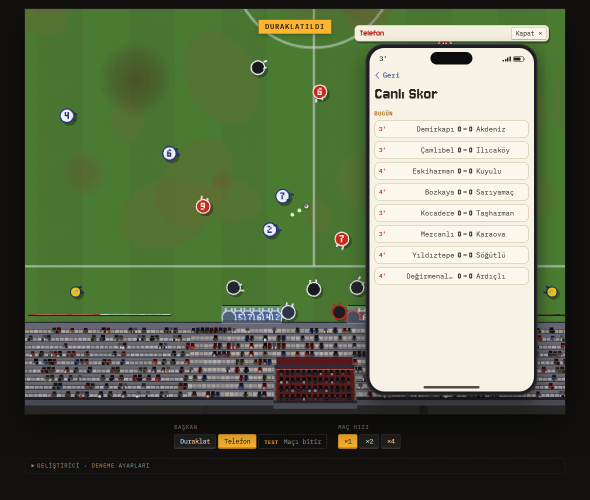
#> input picture araclar/son-f7-canliskor.png, 1180 x 1000 px (shown at 1/2 size)
$ python retro.py ../../araclar/son-f7-canliskor.png out.png out.png
#> lines starting #> are read from the running program, lines starting #| are printed output that depends on the picture
#!/usr/bin/env python3
"""retro.py — bir görüntüyü oyunun ekran ızgarasından geçirir: 960×720'ye indirir (2×2 ortalama gibi kutu süzgeç), kanal başına 5 bit renk ve
4×4 Bayer titremesi (%70), sonra 2× en yakın komşu büyütme. Kullanım: python -X utf8 retro.py girdi.png cikti.png [temiz.png]"""
import sys
import numpy as np
from PIL import Image
BAYER = np.array([[0, 8, 2, 10], [12, 4, 14, 6], [3, 11, 1, 9], [15, 7, 13, 5]], dtype=np.float32) / 16.0 - 0.5
src = Image.open(sys.argv[1]).convert("RGB")
#> src is the input picture: PIL image 1180x1000 RGB; mean R, G, B 96.1, 109.5, 80.6
if len(sys.argv) > 3:
    src.resize((1920, 1440), Image.LANCZOS).save(sys.argv[3])
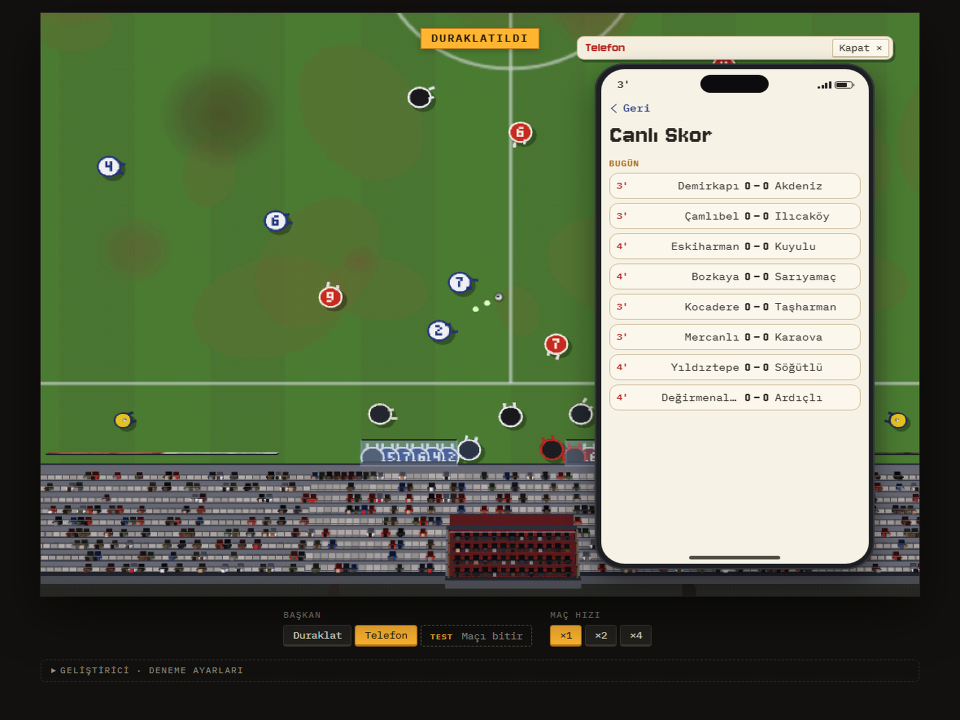
#> saved as out.png: PIL image 1920x1440 RGB (shown at 1/2 size); mean R, G, B 96.1, 109.5, 80.6
kucuk = np.asarray(src.resize((960, 720), Image.BOX), dtype=np.float32) / 255.0
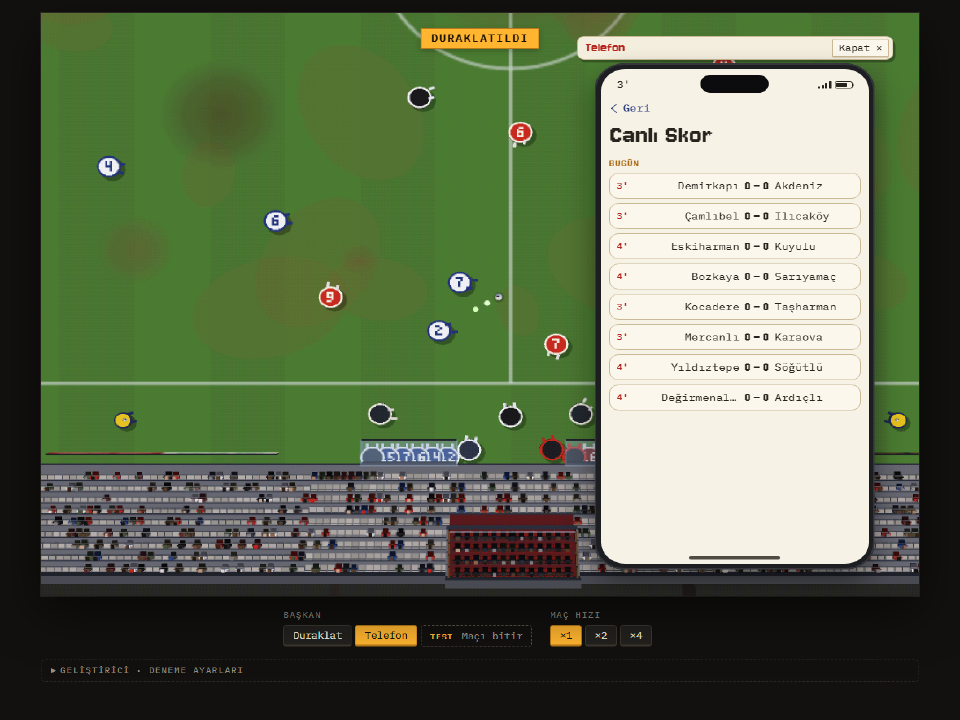
#> kucuk: shape (720, 960, 3) float32; mean R, G, B 0.378, 0.43, 0.318
h, w, _ = kucuk.shape
#> h = 720; w = 960
titreme = np.tile(BAYER, (h // 4 + 1, w // 4 + 1))[:h, :w][..., None] * 0.7
q = np.clip(np.floor(kucuk * 31 + titreme + 0.5), 0, 31) / 31.0
Image.fromarray((q * 255).astype(np.uint8)).resize((1920, 1440), Image.NEAREST).save(sys.argv[2])
print("retro ok", sys.argv[2])
